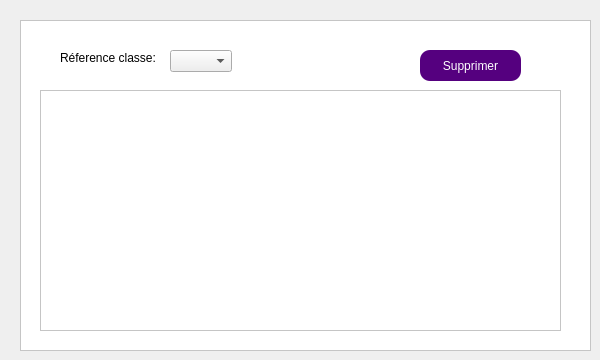
        <widget class="QWidget" name="Supprimerunclasse">
         <attribute name="title">
          <string>Supprimer une classe</string>
         </attribute>
         <widget class="QPushButton" name="pb_supprimer_classe">
          <property name="geometry">
           <rect>
            <x>420</x>
            <y>50</y>
            <width>101</width>
            <height>31</height>
           </rect>
          </property>
          <property name="styleSheet">
           <string notr="true">border-radius: 10px;
background-color:rgb(85, 0, 127);
color: white</string>
          </property>
          <property name="text">
           <string>Supprimer</string>
          </property>
         </widget>
         <widget class="QTableView" name="tableview_5">
          <property name="geometry">
           <rect>
            <x>20</x>
            <y>20</y>
            <width>571</width>
            <height>331</height>
           </rect>
          </property>
          <property name="styleSheet">
           <string notr="true">background-color: white;
font-size: 15px</string>
          </property>
         </widget>
         <widget class="QLabel" name="id_el_supp_5">
          <property name="geometry">
           <rect>
            <x>60</x>
            <y>50</y>
            <width>141</width>
            <height>16</height>
           </rect>
          </property>
          <property name="styleSheet">
           <string notr="true">background-color: rgb(255, 255, 255);</string>
          </property>
          <property name="text">
           <string>Réference classe:</string>
          </property>
         </widget>
         <widget class="QComboBox" name="combobox_class_supp">
          <property name="geometry">
           <rect>
            <x>170</x>
            <y>50</y>
            <width>62</width>
            <height>22</height>
           </rect>
          </property>
         </widget>
         <widget class="QTableView" name="tab_class_supp">
          <property name="geometry">
           <rect>
            <x>40</x>
            <y>90</y>
            <width>521</width>
            <height>241</height>
           </rect>
          </property>
          <property name="styleSheet">
           <string notr="true">background-color:white</string>
          </property>
         </widget>
         <zorder>tableview_5</zorder>
         <zorder>pb_supprimer_classe</zorder>
         <zorder>id_el_supp_5</zorder>
         <zorder>combobox_class_supp</zorder>
         <zorder>tab_class_supp</zorder>
        </widget>
